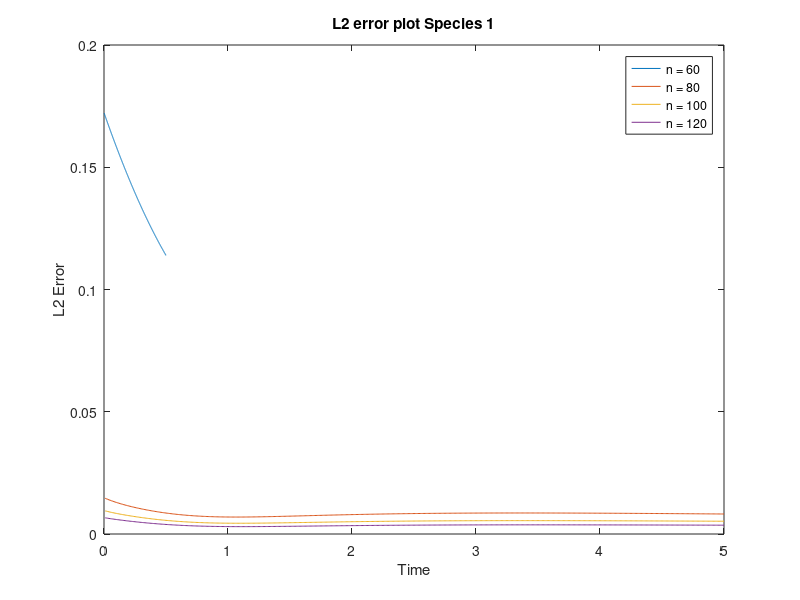
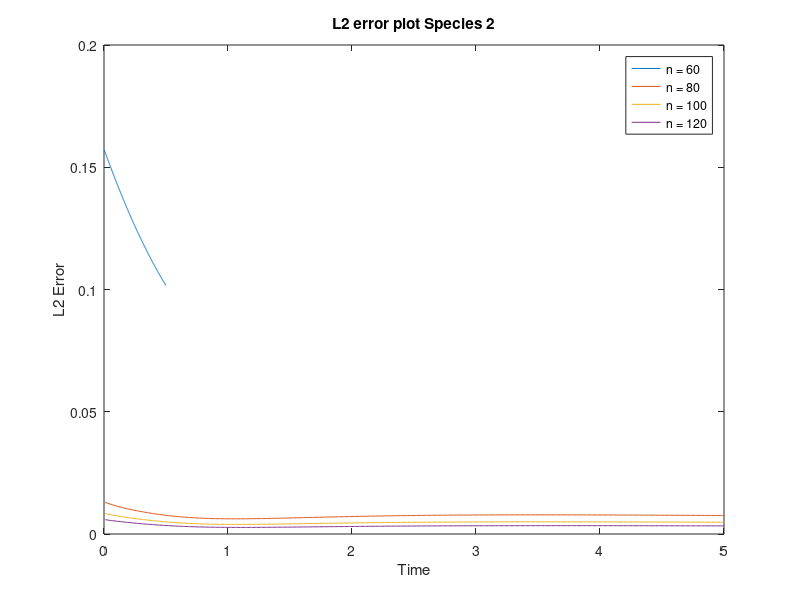
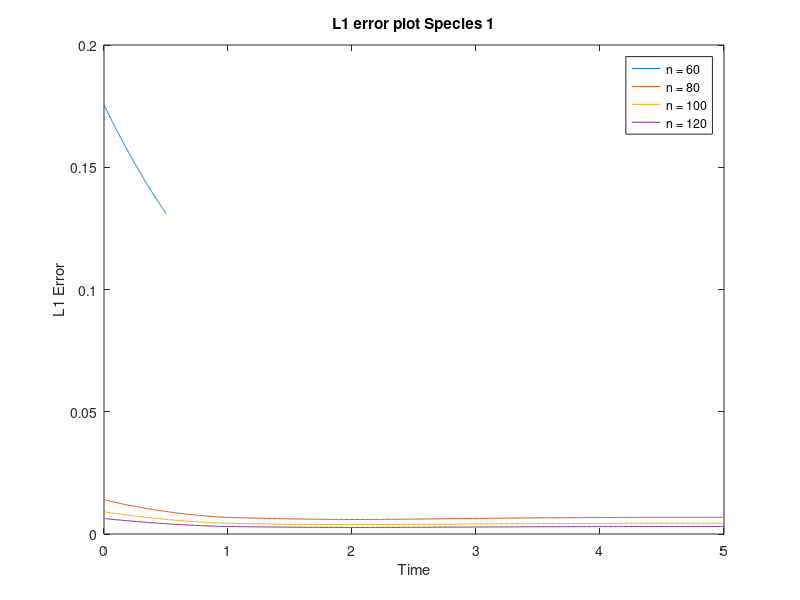
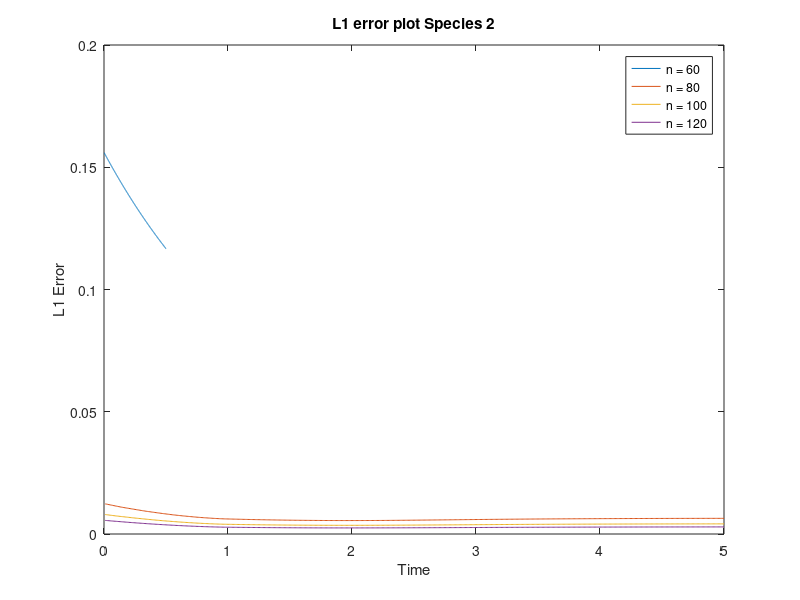

Write MATLAB code to recreate these figures, in order.
clc 
clear all
close all


myVars = {'error_list_s1','error_list_s2','dv1','dv2','Nt','total_moments','f1','f2','f1_exact','f2_exact','vr1','vr2','Nr','n','m'};



data_n_60 = load('multi_species_particle_2d_symmetric_parallel_n_20_Example_6_dv1_0.3_dv2_0.4_dt_0.001tmax0.5.mat');
data_n_80 = load('multi_species_particle_2d_symmetric_n_80_Example_6_dv1_0.075_dv2_0.1_dt_0.01tmax5.mat',myVars{:});
data_n_100 = load('multi_species_particle_2d_symmetric_n_100_Example_6_dv1_0.06_dv2_0.08_dt_0.01tmax5.mat',myVars{:});
data_n_120 = load('multi_species_particle_2d_symmetric_n_120_Example_6_dv1_0.05_dv2_0.066667_dt_0.01tmax5.mat',myVars{:});
% data_n_150 = load('multi_species_particle_2d_symmetric_n_150_Example_6_dv1_0.04_dv2_0.053333_dt_0.01tmax5.mat',myVars{:});


Nt_60 = data_n_60.Nt;
Nt_80 = data_n_80.Nt;
Nt_100 = data_n_100.Nt;
Nt_120 = data_n_120.Nt;
% Nt_150 = data_n_150.Nt;



error_list_s1_60 = data_n_60.error_list_s1;
error_list_s1_80 = data_n_80.error_list_s1;
error_list_s1_100 = data_n_100.error_list_s1;
error_list_s1_120 = data_n_120.error_list_s1;
% error_list_s1_150 = data_n_150.error_list_s1;


error_list_s2_60 = data_n_60.error_list_s2;
error_list_s2_80 = data_n_80.error_list_s2;
error_list_s2_100 = data_n_100.error_list_s2;
error_list_s2_120 = data_n_120.error_list_s2;
% error_list_s2_150 = data_n_150.error_list_s2;


%total_moments_60 = data_n_60.total_moments;
%total_moments_80 = data_n_80.total_moments;
%total_moments_100 = data_n_100.total_moments;
%total_moments_120 = data_n_120.total_moments;
% total_moments_150 = data_n_150.total_moments;

% column 1 of error list is a list of times
% column 4 of error list is a list of L2 error


%%%% Plot of the L2 error versus time species 1

figure
plot(error_list_s1_60(:,1),error_list_s1_60(:,4),'DisplayName','n = 60');
hold on
plot(error_list_s1_80(:,1),error_list_s1_80(:,4),'DisplayName','n = 80');
hold on 
plot(error_list_s1_100(:,1),error_list_s1_100(:,4),'DisplayName','n = 100');
hold on 
plot(error_list_s1_120(:,1),error_list_s1_120(:,4),'DisplayName','n = 120');
% hold on 
% plot(error_list_s1_150(:,1),error_list_s1_150(:,4),'DisplayName','n = 150');
xlabel('Time')
ylabel('L2 Error')
title('L2 error plot Species 1')
legend
hold off



%%%% Plot of the L2 error versus time species 2

figure
plot(error_list_s2_60(:,1),error_list_s2_60(:,4),'DisplayName','n = 60');
hold on
plot(error_list_s2_80(:,1),error_list_s2_80(:,4),'DisplayName','n = 80');
hold on 
plot(error_list_s2_100(:,1),error_list_s2_100(:,4),'DisplayName','n = 100');
hold on 
plot(error_list_s2_120(:,1),error_list_s2_120(:,4),'DisplayName','n = 120');
% hold on
% plot(error_list_s2_150(:,1),error_list_s2_150(:,4),'DisplayName','n = 150');
xlabel('Time')
xlabel('Time')
ylabel('L2 Error')
title('L2 error plot Species 2')
legend
hold off

%%%% Plot of the L1 error versus time species 1

figure
plot(error_list_s1_60(:,1),error_list_s1_60(:,3),'DisplayName','n = 60');
hold on
plot(error_list_s1_80(:,1),error_list_s1_80(:,3),'DisplayName','n = 80');
hold on 
plot(error_list_s1_100(:,1),error_list_s1_100(:,3),'DisplayName','n = 100');
hold on 
plot(error_list_s1_120(:,1),error_list_s1_120(:,3),'DisplayName','n = 120');
% hold on 
% plot(error_list_s1_150(:,1),error_list_s1_150(:,3),'DisplayName','n = 150');
xlabel('Time')
ylabel('L1 Error')
title('L1 error plot Species 1')
legend
hold off



%%%% Plot of the L1 error versus time species 2

figure
plot(error_list_s2_60(:,1),error_list_s2_60(:,3),'DisplayName','n = 60');
hold on
plot(error_list_s2_80(:,1),error_list_s2_80(:,3),'DisplayName','n = 80');
hold on 
plot(error_list_s2_100(:,1),error_list_s2_100(:,3),'DisplayName','n = 100');
hold on 
plot(error_list_s2_120(:,1),error_list_s2_120(:,3),'DisplayName','n = 120');
% hold on
% plot(error_list_s2_150(:,1),error_list_s2_150(:,3),'DisplayName','n = 150');
xlabel('Time')
xlabel('Time')
ylabel('L1 Error')
title('L1 error plot Species 2')
legend
hold off




%%%% Log Log plot of the L1, L2, and Linfty error to display order of
%%%% convergence
P = 4; % Number of data sets
Linf_error_s1 = zeros(P,1);
L1_error_s1 = zeros(P,1);
L2_error_s1 = zeros(P,1);
Linf_error_s2 = zeros(P,1);
L1_error_s2 = zeros(P,1);
L2_error_s2 = zeros(P,1);
h_list_s1 = zeros(P,1);
h_list_s2 = zeros(P,1);



% The first column is h
h_list_s1(1) = data_n_60.dv1;
h_list_s1(2) = data_n_80.dv1;
h_list_s1(3) = data_n_100.dv1;
h_list_s1(4) = data_n_120.dv1;
% h_list_s1(5) = data_n_150.dv1;

% The first column is h
h_list_s2(1) = data_n_60.dv2;
h_list_s2(2) = data_n_80.dv2;
h_list_s2(3) = data_n_100.dv2;
h_list_s2(4) = data_n_120.dv2;
% h_list_s2(5) = data_n_150.dv2;


%the second column of error_list is the Linf error
% Linf_error_s1(1) = error_list_s1_40(Nt_40,2);
Linf_error_s1(1) = error_list_s1_60(Nt_60,2);
Linf_error_s1(2) = error_list_s1_80(Nt_80,2);
Linf_error_s1(3) = error_list_s1_100(Nt_100,2);
Linf_error_s1(4) = error_list_s1_120(Nt_120,2);
% Linf_error_s1(5) = error_list_s1_150(Nt_150,2);

%the third column of error_list is the L1 error
% L1_error_s1(1) = error_list_s1_40(Nt_40,3);
L1_error_s1(1) = error_list_s1_60(Nt_60,3);
L1_error_s1(2) = error_list_s1_80(Nt_80,3);
L1_error_s1(3) = error_list_s1_100(Nt_100,3);
L1_error_s1(4) = error_list_s1_120(Nt_120,3);
% L1_error_s1(5) = error_list_s1_150(Nt_150,3);

%the forth column of error_list is the L2 error

% L2_error_s1(1) = error_list_s1_40(Nt_40,4);
L2_error_s1(1) = error_list_s1_60(Nt_60,4);
L2_error_s1(2) = error_list_s1_80(Nt_80,4);
L2_error_s1(3) = error_list_s1_100(Nt_100,4);
L2_error_s1(4) = error_list_s1_120(Nt_120,4);
% L2_error_s1(5) = error_list_s1_150(Nt_150,4);


%the second column of error_list is the Linf error
% Linf_error_s2(1) = error_list_s2_40(Nt_40,2);
Linf_error_s2(1) = error_list_s2_60(Nt_60,2);
Linf_error_s2(2) = error_list_s2_80(Nt_80,2);
Linf_error_s2(3) = error_list_s2_100(Nt_100,2);
Linf_error_s2(4) = error_list_s2_120(Nt_120,2);
% Linf_error_s2(5) = error_list_s2_150(Nt_150,2);


%the third column of error_list is the L1 error
% L1_error_s2(1) = error_list_s2_40(Nt_40,3);
L1_error_s2(1) = error_list_s2_60(Nt_60,3);
L1_error_s2(2) = error_list_s2_80(Nt_80,3);
L1_error_s2(3) = error_list_s2_100(Nt_100,3);
L1_error_s2(4) = error_list_s2_120(Nt_120,3);
% L1_error_s2(5) = error_list_s2_150(Nt_150,3);


%the forth column of error_list is the L2 error

% L2_error_s2(1) = error_list_s2_40(Nt_40,4);
L2_error_s2(1) = error_list_s2_60(Nt_60,4);
L2_error_s2(2) = error_list_s2_80(Nt_80,4);
L2_error_s2(3) = error_list_s2_100(Nt_100,4);
L2_error_s2(4) = error_list_s2_120(Nt_120,4);
% L2_error_s2(5) = error_list_s2_150(Nt_150,4);

x_s1 = ones(length(h_list_s1),2);
x_s1(:,2) = log(h_list_s1);

x_s2 = ones(length(h_list_s2),2);
x_s2(:,2) = log(h_list_s2);


Linf_roc_s1 = x_s1\log(Linf_error_s1); %slope using least squares fitting
L1_roc_s1 = x_s1\log(L1_error_s1); %slope using least squares fitting
L2_roc_s1 = x_s1\log(L2_error_s1); %slope using a least squares fitting

Linf_roc_s2 = x_s2\log(Linf_error_s2); %slope using least squares fitting
L1_roc_s2 = x_s2\log(L1_error_s2); %slope using least squares fitting
L2_roc_s2 = x_s2\log(L2_error_s2); %slope using a least squares fitting


%Rate of convergence plot species 1
figure
plot(-log(h_list_s1),-log(L2_error_s1),'.','markersize',8,'DisplayName','L2error')
hold on 
plot(-log(h_list_s1),-log(L1_error_s1),'.','markersize',8,'DisplayName','L1error')
hold on
plot(-log(h_list_s1),-log(Linf_error_s1),'.','markersize',8,'DisplayName','Linferror')
hold on
plot(-log(h_list_s1),-L2_roc_s1(2)*log(h_list_s1)-L2_roc_s1(1),'DisplayName',['L2 roc = ',num2str(L2_roc_s1(2))])
hold on
plot(-log(h_list_s1),-L1_roc_s1(2)*log(h_list_s1)-L1_roc_s1(1),'DisplayName',['L1 roc = ',num2str(L1_roc_s1(2))])
hold on
plot(-log(h_list_s1),-Linf_roc_s1(2)*log(h_list_s1)-Linf_roc_s1(1),'DisplayName',['Linf roc = ',num2str(Linf_roc_s1(2))])
hold on
plot(-log(h_list_s1),-2*log(h_list_s1),'DisplayName','Reference Slope = 2')
xlabel('log(h)')
ylabel('log(error)')
title('Rate of convergence Species 1 m1 > m2')
legend

%Rate of convergence plot species 2
figure
plot(-log(h_list_s2),-log(L2_error_s2),'.','markersize',8,'DisplayName','L2error')
hold on 
plot(-log(h_list_s2),-log(L1_error_s2),'.','markersize',8,'DisplayName','L1error')
hold on
plot(-log(h_list_s2),-log(Linf_error_s2),'.','markersize',8,'DisplayName','Linferror')
hold on
plot(-log(h_list_s2),-L2_roc_s2(2)*log(h_list_s2)-L2_roc_s2(1),'DisplayName',['L2 roc = ',num2str(L2_roc_s2(2))])
hold on
plot(-log(h_list_s2),-L1_roc_s2(2)*log(h_list_s2)-L1_roc_s2(1),'DisplayName',['L1 roc = ',num2str(L1_roc_s2(2))])
hold on
plot(-log(h_list_s2),-Linf_roc_s2(2)*log(h_list_s2)-Linf_roc_s2(1),'DisplayName',['Linf roc = ',num2str(Linf_roc_s2(2))])
hold on
plot(-log(h_list_s2),-2*log(h_list_s2),'DisplayName','Reference Slope = 2')
xlabel('log(h)')
ylabel('log(error)')
title('Rate of convergence Species 2 M1 > M2')
legend

m = [2,1];

%Plot of total energy
figure
plot(error_list_s1_120(:,1),m(1)*error_list_s1_120(:,8)+m(2)*error_list_s2_120(:,8),'DisplayName','n = 120');
% ylim([2.9,3.1])
xlabel('Time')
ylabel('Energy')
title('Total Energy Plot')
legend
hold off

%Test plot of total energy
% figure
% plot(error_list_s1_120(:,1),error_list_s2_120(:,8)+m(1)*error_list_s1_120(:,8))
% xlabel('Time')
% ylabel('Energy')
% title('Total Energy Plot 2')
% legend
% hold off
% 
%Plot of total entropy and species entropy
figure
%plot(error_list_s1_120(:,1),total_moments_120(:,5),'DisplayName','Total Entropy');
%hold on
plot(error_list_s1_120(:,1),error_list_s1_120(:,9),'DisplayName','Species 1 Entrpy');
hold on 
plot(error_list_s2_120(:,1),error_list_s2_120(:,9),'DisplayName','Species 2 Entrpy 2');
% ylim([2.9,3.1])
xlabel('Time')
ylabel('Entropy')
title('Entropy plot n = 120')
legend
hold off



%Plot of numerical and exact solutions at final time

vr1_60 = data_n_60.vr1; vr2_60 = data_n_60.vr2;
vr1_80 = data_n_80.vr1; vr2_80 = data_n_80.vr2;
vr1_100 = data_n_100.vr1; vr2_100 = data_n_100.vr2;
vr1_120 = data_n_120.vr1; vr2_120 = data_n_120.vr2;
% vr1_150 = data_n_150.vr1; vr2_150 = data_n_150.vr2;

Nr_60 = data_n_60.Nr; Nr_80 = data_n_80.Nr; 
Nr_100 = data_n_100.Nr;
Nr_120 = data_n_120.Nr; 
% Nr_150 = data_n_150.Nr; 

n_60 = data_n_60.n; n_80 = data_n_80.n; 
n_100 = data_n_100.n;
n_120 = data_n_120.n; 
% n_150 = data_n_150.n; 

f1_60 = data_n_60.f1; f2_60 = data_n_60.f2;
f1_80 = data_n_80.f1; f2_80 = data_n_80.f2;
f1_100 = data_n_100.f1; f2_100 = data_n_100.f2;
f1_120 = data_n_120.f1; f2_120 = data_n_120.f2;
% f1_150 = data_n_150.f1; f2_150 = data_n_150.f2;

f1_exact_120 = data_n_120.f1_exact; f2_exact_120 = data_n_120.f2_exact;

% figure
% plot(vr1_60,f1_60(:,Nr_60/2),'DisplayName',['Particle Solution n = ',num2str(n_60)])
% hold on
% plot(vr1_80,f1_80(:,Nr_80/2),'DisplayName',['Particle Solution n = ',num2str(n_80)])
% hold on
% plot(vr1_100,f1_100(:,Nr_100/2),'DisplayName',['Particle Solution n = ',num2str(n_100)])
% hold on
% plot(vr1_120,f1_120(:,Nr_120/2),'DisplayName',['Particle Solution n = ',num2str(n_120)])
% % hold on
% % plot(vr1_150,f1_150(:,Nr_150/2),'DisplayName',['Particle Solution n = ',num2str(n_150)])
% hold on 
% plot(vr1_120,f1_exact_120(:,Nr_120/2),'DisplayName',['Exact Solution n = ',num2str(n_120)])
% title('Species 1 at final time')
% legend
% hold off
% 
% figure
% plot(vr2_60,f2_60(:,Nr_60/2),'DisplayName',['Particle Solution n = ',num2str(n_60)])
% hold on
% plot(vr2_80,f2_80(:,Nr_80/2),'DisplayName',['Particle Solution n = ',num2str(n_80)])
% hold on
% plot(vr2_100,f2_100(:,Nr_100/2),'DisplayName',['Particle Solution n = ',num2str(n_100)])
% hold on
% plot(vr2_120,f2_120(:,Nr_120/2),'DisplayName',['Particle Solution n = ',num2str(n_120)])
% % hold on
% % plot(vr2_150,f2_150(:,Nr_150/2),'DisplayName',['Particle Solution n = ',num2str(n_150)])
% hold on 
% plot(vr2_120,f2_exact_120(:,Nr_120/2),'DisplayName',['Exact Solution n = ',num2str(n_120)])
% title('Species 2 at final time')
% legend
% hold off


